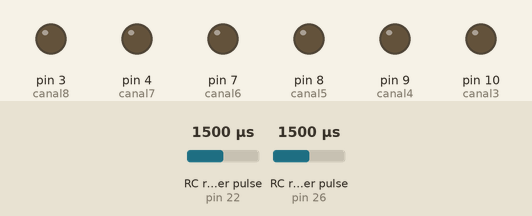
Recording of a sketch running on a simulated Arduino Mega 2560, built with avr-gcc and run on an emulated ATmega2560. Shown: output pins drawn as LEDs (lit = HIGH). Wiring (inferred from the names in the program): 2 × RC receiver channel: data pin 22 / data pin 26. The test bench sets the inputs (shaded band); at power-on: RC receiver pulse (sensors on pin 22, pin 26) 1500 µs.

Above: at 0.1 s.
At 0.6 s:
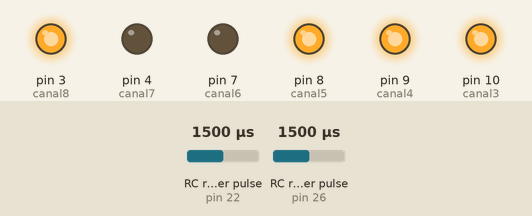
Timing chart, 0 to 2.1 s (numbered marks = the images above):
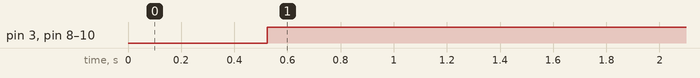

The sketch:

Robo_V0.ino
```cpp
//Teste de acionamento relé por RC via Turnigy 9X
//Turnigy
int Canal01 = 22;
int Canal02 = 24;
int Canal03 = 26;
int Canal04 = 28;
int Canal05 = 30;
int Canal06 = 32;
int Canal07 = 34;
int Canal08 = 36;
int Canal09 = 38;
unsigned long RCanal01;
unsigned long RCanal02;
unsigned long RCanal03;
unsigned long RCanal04;
unsigned long RCanal05;
unsigned long RCanal06;
unsigned long RCanal07;
unsigned long RCanal08;
unsigned long RCanal09;

//Relés
int canal3 = 10;
int canal4 = 9;
int canal5 = 8;
int canal6 = 7;
int canal7 = 4;
int canal8 = 3;

void setup ()
{

  Serial.begin(9600);

  //Define pinos para o rele como saida
  pinMode(canal3, OUTPUT);
  pinMode(canal4, OUTPUT);
  pinMode(canal5, OUTPUT);
  pinMode(canal6, OUTPUT);
  pinMode(canal7, OUTPUT);
  pinMode(canal8, OUTPUT);
  //Turnigy
  pinMode(Canal01, INPUT);
  pinMode(Canal02, INPUT);
  pinMode(Canal03, INPUT);
  pinMode(Canal04, INPUT);
  pinMode(Canal05, INPUT);
  pinMode(Canal06, INPUT);
  pinMode(Canal07, INPUT);
  pinMode(Canal08, INPUT);
  pinMode(Canal09, INPUT);


}

void loop()
{

  RCanal01 = pulseIn(Canal01, HIGH);//Read 1 a 9, esquerda e direita
  RCanal01 = map(RCanal01,1000,2000,0,10);

  /*RCanal02 = pulseIn(Canal02, HIGH);
  RCanal02 = map(RCanal02,1000,2000,0,10);*/

  RCanal03 = pulseIn(Canal03, HIGH);//Read 0 a 7, frente e traz
  RCanal03 = map(RCanal03,1000,2000,0,10);

  /*RCanal04 = pulseIn(Canal04, HIGH);
  RCanal04 = map(RCanal04,1000,2000,0,10);

  RCanal05 = pulseIn(Canal05, HIGH);
  RCanal05 = map(RCanal05,1000,2000,0,10);

  RCanal06 = pulseIn(Canal06, HIGH);
  RCanal06 = map(RCanal06,1000,2000,0,10);

  RCanal07 = pulseIn(Canal07, HIGH);
  RCanal07 = map(RCanal07,1000,2000,0,10);

  RCanal08 = pulseIn(Canal08, HIGH);
  RCanal08 = map(RCanal08,1000,2000,0,10);

  RCanal09 = pulseIn(Canal09, HIGH);
  RCanal09 = map(RCanal09,1000,2000,0,10);

  Serial.print("RCanal01: ");
  Serial.println(RCanal01);

  Serial.print("RCanal03: ");
  Serial.println(RCanal03);*/
  delay(500);

  if ((RCanal03 > 3.0) and ((RCanal01 >= 4.0) and (RCanal01 <= 6.0))) {
    digitalWrite(canal3, HIGH);
    digitalWrite(canal4, HIGH);
    digitalWrite(canal5, HIGH);
    digitalWrite(canal8, HIGH);
  } else {

    if ((RCanal03 > 3.0) and ((RCanal01 <= 3.0) or (RCanal01 >= 7.0))) {
      digitalWrite(canal3, HIGH);
      digitalWrite(canal4, HIGH);
      /*digitalWrite(canal6, HIGH);
      digitalWrite(canal7, HIGH);*/
    } else {
      digitalWrite(canal3, LOW);
      digitalWrite(canal4, LOW);
      digitalWrite(canal5, LOW);
      digitalWrite(canal6, LOW);
      digitalWrite(canal7, LOW);
      digitalWrite(canal8, LOW);
    }
  }
}
```

Measured:
- by itself, pin 3 (canal8), pin 8 (canal5), pin 9 (canal4), pin 10 (canal3): LOW → HIGH at 0.52 s
